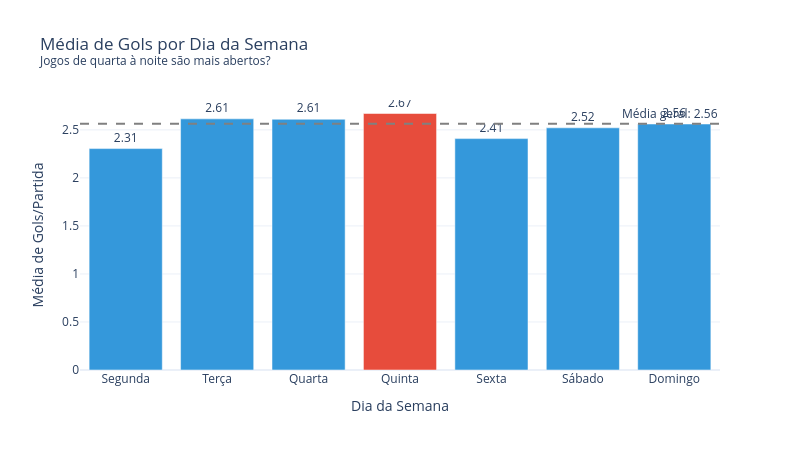

Notebook code cell kept with this figure:
### Code cell
# GOLS POR DIA DA SEMANA
gols_dia = df.groupby('dia_semana_num').agg(
    dia=('dia_pt', 'first'),
    media_gols=('total_gols', 'mean'),
    jogos=('ID', 'count'),
    total_gols=('total_gols', 'sum')
).reset_index()

fig = go.Figure()

fig.add_trace(go.Bar(
    x=gols_dia['dia'],
    y=gols_dia['media_gols'],
    marker_color=['#e74c3c' if g == gols_dia['media_gols'].max() else '#3498db' 
                  for g in gols_dia['media_gols']],
    text=gols_dia['media_gols'].round(2),
    textposition='outside',
    hovertemplate='%{x}<br>M\u00e9dia: %{y:.2f} gols/jogo<br>Jogos: %{customdata}<extra></extra>',
    customdata=gols_dia['jogos']
))

fig.add_hline(y=df['total_gols'].mean(), line_dash='dash', line_color='gray',
              annotation_text=f"M\u00e9dia geral: {df['total_gols'].mean():.2f}")

fig.update_layout(
    title='M\u00e9dia de Gols por Dia da Semana<br><sup>Jogos de quarta \u00e0 noite s\u00e3o mais abertos?</sup>',
    xaxis_title='Dia da Semana',
    yaxis_title='M\u00e9dia de Gols/Partida',
    template='plotly_white',
    width=800,
    height=450
)

fig.show()
fig.write_html('../charts/gols_dia_semana.html', include_plotlyjs='cdn')
print('Gr\u00e1fico exportado: charts/gols_dia_semana.html')

### Figure 1 — Plotly figure (JSON) as saved in the notebook; plotly's stock layout.template omitted (floating-point values rounded to 4 significant figures)
{"data": [{"customdata": [213, 122, 1592, 701, 44, 2128, 3985], "hovertemplate": "%{x}<br>Média: %{y:.2f} gols/jogo<br>Jogos: %{customdata}<extra></extra>", "marker": {"color": ["#3498db", "#3498db", "#3498db", "#e74c3c", "#3498db", "#3498db", "#3498db"]}, "text": [2.31, 2.61, 2.61, 2.67, 2.41, 2.52, 2.56], "textposition": "outside", "type": "bar", "x": ["Segunda", "Terça", "Quarta", "Quinta", "Sexta", "Sábado", "Domingo"], "y": [2.305, 2.615, 2.611, 2.67, 2.409, 2.521, 2.561]}], "layout": {"annotations": [{"showarrow": false, "text": "Média geral: 2.56", "x": 1, "xanchor": "right", "xref": "x domain", "y": 2.563, "yanchor": "bottom", "yref": "y"}], "height": 450, "shapes": [{"line": {"color": "gray", "dash": "dash"}, "type": "line", "x0": 0, "x1": 1, "xref": "x domain", "y0": 2.563, "y1": 2.563, "yref": "y"}], "title": {"text": "Média de Gols por Dia da Semana<br><sup>Jogos de quarta à noite são mais abertos?</sup>"}, "width": 800, "xaxis": {"title": {"text": "Dia da Semana"}}, "yaxis": {"title": {"text": "Média de Gols/Partida"}}}}
